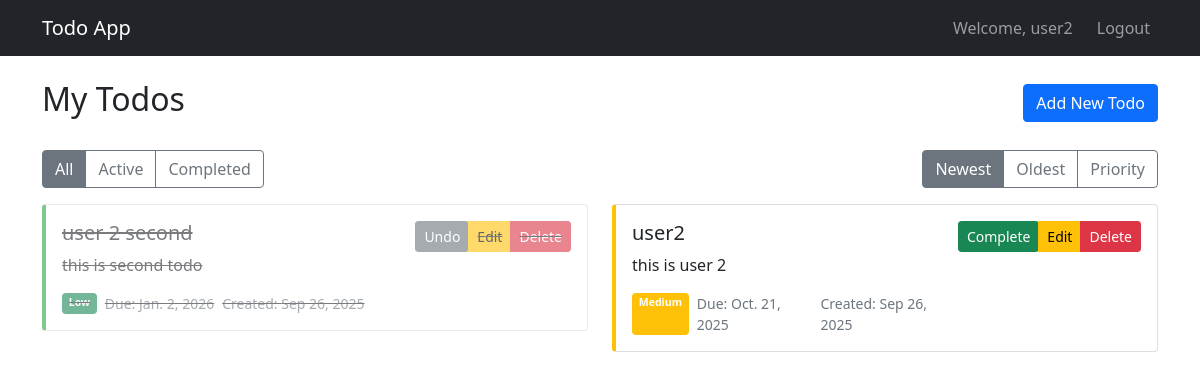
The page / (signed in) on the database its author committed.
### todoapp/models.py (models this page shows, shortened)
class Todo(models.Model):
    PRIORITY_CHOICES = [
        ('low', 'Low'),
        ('medium', 'Medium'),
        ('high', 'High'),
    ]
    user = models.ForeignKey(User, on_delete=models.CASCADE)
    title = models.CharField(max_length=200)
    description = models.TextField(blank=True)
    completed = models.BooleanField(default=False)
    created_at = models.DateTimeField(auto_now_add=True)
    updated_at = models.DateTimeField(auto_now=True)
    priority = models.CharField(max_length=10, choices=PRIORITY_CHOICES, default='medium')
    due_date = models.DateField(null=True, blank=True)
    class Meta:
        ordering = ['-created_at']

### todoapp/views.py (the view)
# urls.py: path('', views.todo_list, name='todo_list'),
@login_required
def todo_list(request):
    todos = Todo.objects.filter(user=request.user)
    filter_type = request.GET.get('filter', 'all')
    if filter_type == 'completed':
        todos = todos.filter(completed=True)
    elif filter_type == 'active':
        todos = todos.filter(completed=False)
    sort_by = request.GET.get('sort', 'newest')
    if sort_by == 'oldest':
        todos = todos.order_by('created_at')
    elif sort_by == 'priority':
        todos = todos.order_by('-priority')
    return render(request, 'todo/todo_list.html', {
        'todos': todos,
        'filter_type': filter_type,
        'sort_by': sort_by
    })

### templates/todo/todo_list.html (shortened to what this page needs)
{% extends 'base.html' %}
{% block content %}
<div class="d-flex justify-content-between align-items-center mb-4">
    <h2>My Todos</h2>
    <a href="{% url 'todo_create' %}" class="btn btn-primary">Add New Todo</a>
</div>
<div class="row mb-3">
    <div class="col-md-6">
        <div class="btn-group">
            <a href="?filter=all{% if sort_by %}&sort={{ sort_by }}{% endif %}"
               class="btn btn-outline-secondary {% if filter_type == 'all' %}active{% endif %}">All</a>
            <a href="?filter=active{% if sort_by %}&sort={{ sort_by }}{% endif %}"
               class="btn btn-outline-secondary {% if filter_type == 'active' %}active{% endif %}">Active</a>
            <a href="?filter=completed{% if sort_by %}&sort={{ sort_by }}{% endif %}"
               class="btn btn-outline-secondary {% if filter_type == 'completed' %}active{% endif %}">Completed</a>
        </div>
    </div>
    <div class="col-md-6 text-end">
        <div class="btn-group">
            <a href="?sort=newest{% if filter_type %}&filter={{ filter_type }}{% endif %}"
               class="btn btn-outline-secondary {% if sort_by == 'newest' %}active{% endif %}">Newest</a>
            <a href="?sort=oldest{% if filter_type %}&filter={{ filter_type }}{% endif %}"
               class="btn btn-outline-secondary {% if sort_by == 'oldest' %}active{% endif %}">Oldest</a>
            <a href="?sort=priority{% if filter_type %}&filter={{ filter_type }}{% endif %}"
               class="btn btn-outline-secondary {% if sort_by == 'priority' %}active{% endif %}">Priority</a>
        </div>
    </div>
</div>
{% if todos %}
    <div class="row">
        {% for todo in todos %}
        <div class="col-md-6 mb-3">
            <div class="card priority-{{ todo.priority }} {% if todo.completed %}completed{% endif %}">
                <div class="card-body">
                    <div class="d-flex justify-content-between align-items-start">
                        <div class="flex-grow-1">
                            <h5 class="card-title">{{ todo.title }}</h5>
                            {% if todo.description %}
                            <p class="card-text">{{ todo.description }}</p>
                            {% endif %}
                            <div class="d-flex gap-2 text-muted small">
                                <span class="badge bg-{% if todo.priority == 'high' %}danger{% elif todo.priority == 'medium' %}warning{% else %}success{% endif %}">
                                    {{ todo.get_priority_display }}
                                </span>
                                {% if todo.due_date %}
                                <span>Due: {{ todo.due_date }}</span>
                                {% endif %}
                                <span>Created: {{ todo.created_at|date:"M d, Y" }}</span>
                            </div>
                        </div>
                        <div class="btn-group">
                            <form method="post" action="{% url 'todo_toggle' todo.pk %}" class="d-inline">
                                <button type="submit" class="btn btn-sm btn-{% if todo.completed %}secondary{% else %}success{% endif %}">
                                    {% if todo.completed %}Undo{% else %}Complete{% endif %}
                                </button>
                            </form>
                            <a href="{% url 'todo_update' todo.pk %}" class="btn btn-sm btn-warning">Edit</a>
                            <a href="{% url 'todo_delete' todo.pk %}" class="btn btn-sm btn-danger">Delete</a>
                        </div>
                    </div>
                </div>
            </div>
        </div>
        {% endfor %}
    </div>
{% else %}
    <div class="text-center py-5">
        <h4>No todos found.</h4>
        <p class="text-muted">Get started by creating your first todo!</p>
        <a href="{% url 'todo_create' %}" class="btn btn-primary">Create Your First Todo</a>
    </div>
{% endif %}
{% endblock %}

### templates/base.html (shortened to what this page needs)
<!DOCTYPE html>
<html lang="en">
<head>
    <link href="https://cdn.jsdelivr.net/npm/bootstrap@5.1.3/dist/css/bootstrap.min.css" rel="stylesheet">
</head>
<body>
    <nav class="navbar navbar-expand-lg navbar-dark bg-dark">
        <div class="container">
            <a class="navbar-brand" href="{% url 'todo_list' %}">Todo App</a>
            {% if user.is_authenticated %}
            <div class="navbar-nav ms-auto">
                <span class="navbar-text me-3">Welcome, {{ user.username }}</span>
                <a class="nav-link" href="{% url 'logout' %}">Logout</a>
            </div>
            {% endif %}
        </div>
    </nav>
    <div class="container mt-4">
        {% block content %}
        {% endblock %}
    </div>
</body>
</html>

### templates/base.html (style rules this page uses)
.completed { text-decoration: line-through; opacity: 0.6; }
.priority-medium { border-left: 4px solid #ffc107; }
.priority-low { border-left: 4px solid #28a745; }

### rows shown on the page
Todo: title "user 2 second", description "this is second todo", priority "Low", due_date "Jan. 2, 2026", created_at "Sep 26, 2025", completed "Undo"
Todo: title "user2", description "this is user 2", priority "Medium", due_date "Oct. 21, 2025", created_at "Sep 26, 2025", completed "Complete"

### other values the page prints
{{ user.username }} "user2"
